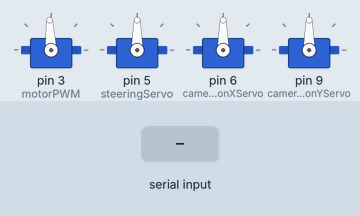
Recording of a sketch running on a simulated Arduino Uno, built with avr-gcc and run on an emulated ATmega328P. Parts: 4 × servo. The inputs (shaded band) are chosen by the test bench.

Above: at 1.2 s.
1.3 s: "90,45,200\n" received over Serial
At 2.5 s:
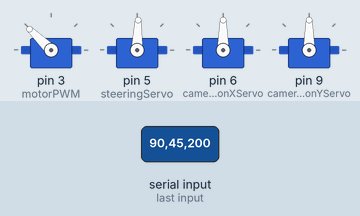
2.8 s: "30,150,10\n" received over Serial
At 3.9 s:
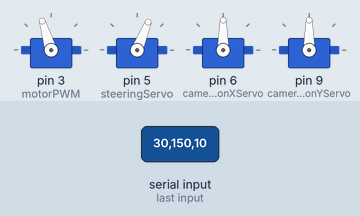
4.3 s: "200\n" received over Serial
At 4.7 s:
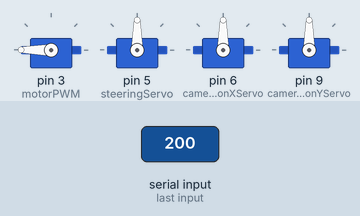
5.8 s: "1\n" received over Serial
At 7.0 s:
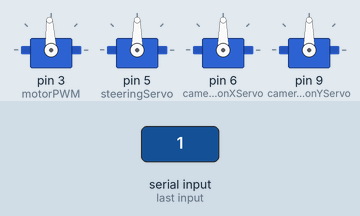
7.3 s: "90,45\n" received over Serial
At 8.3 s:
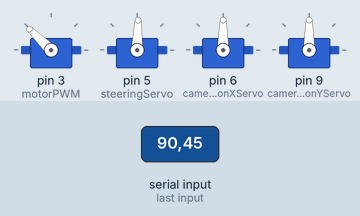
Timing chart, 0 to 9.8 s (numbered marks = the images above; inputs shaded):
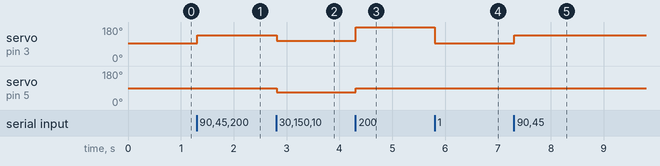

Measured:
- after the input at 1.3 s, servo on pin 3 (motorPWM): 93° → 136° at once; servo on pin 5 (steeringServo): 90° → 88° at once
- after the input at 2.8 s, servo on pin 3 (motorPWM): 136° → 107° at once; servo on pin 5 (steeringServo): 88° → 68° at once
- after the input at 4.3 s, servo on pin 3 (motorPWM): 107° → 180° at once; servo on pin 5 (steeringServo): 68° → 90° at once
- after the input at 5.8 s, servo on pin 3 (motorPWM): 180° → 93° at once
- after the input at 7.3 s, servo on pin 3 (motorPWM): 93° → 136° at once; servo on pin 5 (steeringServo): 90° → 88° at once

The sketch:

arduino.ino
```cpp
#include <Servo.h>

Servo motorPWM;
Servo steeringServo;
Servo cameraRotationXServo;
Servo cameraRotationYServo;

int motorPower;
int steering;
int cameraRotationX;
int cameraRotationY;
bool led;

void setup() {
  motorPWM.attach(3);
  steeringServo.attach(5);
  cameraRotationXServo.attach(6);
  cameraRotationYServo.attach(9);


  motorPWM.writeMicroseconds(1500);
  steeringServo.write(90);
  cameraRotationXServo.write(90);
  cameraRotationYServo.write(90);

  Serial.begin(9600);
  while (!Serial) {
    ;
  }
}

void loop() {
  if (Serial.available()) {
    parseData(Serial.readStringUntil('\n'));
    sendPWM();
  }
}

void parseData(String data) {
  motorPower = data.substring(0, 4).toInt();
  steering = data.substring(4, 8).toInt();
  cameraRotationX = data.substring(8, 12).toInt();
  cameraRotationY = data.substring(12, 16).toInt();
  led = data.substring(16, 17) == "1";
}

void sendPWM() {
  motorPWM.writeMicroseconds(map(motorPower, -100, 100, 1000, 2000));
  steeringServo.write(map(steering, -100, 100, 135, 45));
  cameraRotationXServo.write(map(cameraRotationX, -100, 100, 180, 0));
  cameraRotationYServo.write(map(cameraRotationY, -100, 100, 180, 0));
  digitalWrite(12, led ? HIGH : LOW);
}
```
